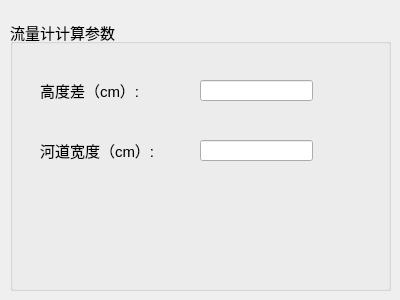
      <widget class="QWidget" name="tab_8">
       <attribute name="title">
        <string>流量计设置</string>
       </attribute>
       <widget class="QGroupBox" name="groupBox_13">
        <property name="geometry">
         <rect>
          <x>10</x>
          <y>20</y>
          <width>381</width>
          <height>271</height>
         </rect>
        </property>
        <property name="font">
         <font>
          <pointsize>11</pointsize>
         </font>
        </property>
        <property name="title">
         <string>流量计计算参数</string>
        </property>
        <widget class="QLabel" name="label_150">
         <property name="geometry">
          <rect>
           <x>30</x>
           <y>60</y>
           <width>111</width>
           <height>21</height>
          </rect>
         </property>
         <property name="text">
          <string>高度差（cm）:</string>
         </property>
        </widget>
        <widget class="QLabel" name="label_151">
         <property name="geometry">
          <rect>
           <x>30</x>
           <y>120</y>
           <width>121</width>
           <height>21</height>
          </rect>
         </property>
         <property name="text">
          <string>河道宽度（cm）:</string>
         </property>
        </widget>
        <widget class="QLineEdit" name="lineEdit_41">
         <property name="geometry">
          <rect>
           <x>190</x>
           <y>60</y>
           <width>113</width>
           <height>21</height>
          </rect>
         </property>
        </widget>
        <widget class="QLineEdit" name="lineEdit_42">
         <property name="geometry">
          <rect>
           <x>190</x>
           <y>120</y>
           <width>113</width>
           <height>21</height>
          </rect>
         </property>
        </widget>
       </widget>
      </widget>
